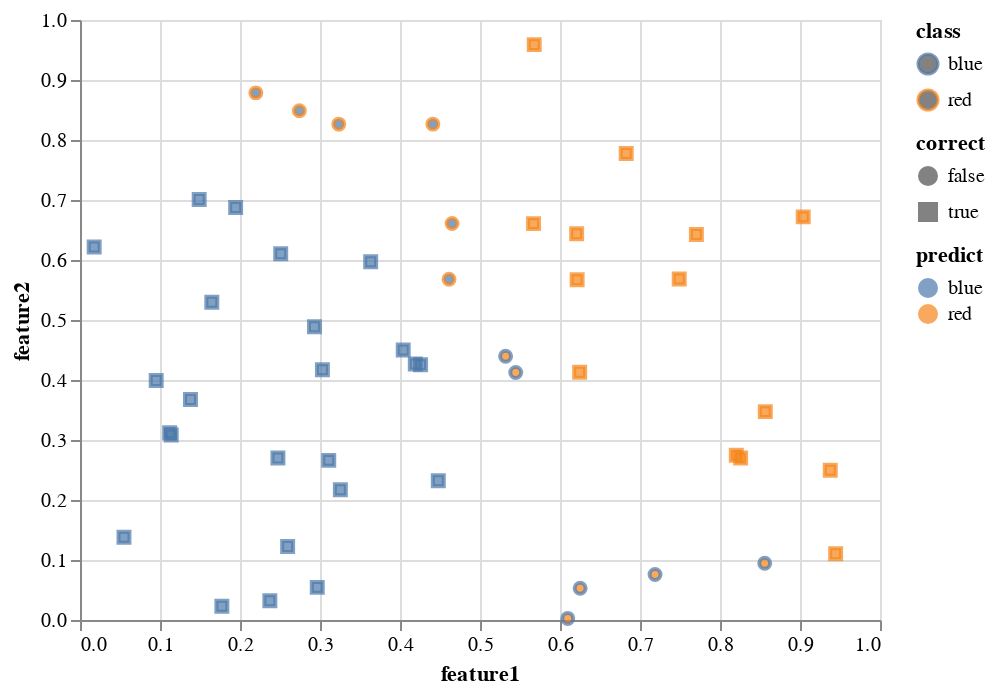

Notebook source saved alongside this figure:
### Markdown cell above
Let us see how well we did. This graph puts everything together.

### Code cell
chart = (alt.Chart(df_test)
    .mark_point()
    .encode(
        x = "feature1",
        y = "feature2",
        color = "class",
        fill = "predict",
        shape = "correct",
        tooltip = ["correct"]
    ))
chart

### Figure 1 — Vega-Lite specification as saved in the notebook (floating-point values rounded to 4 significant figures)
{"config": {"view": {"continuousWidth": 400, "continuousHeight": 300}}, "data": {"name": "data-59c38f32bfee018321cf055e40dc70e7"}, "mark": "point", "encoding": {"color": {"type": "nominal", "field": "class"}, "fill": {"type": "nominal", "field": "predict"}, "shape": {"type": "nominal", "field": "correct"}, "tooltip": [{"type": "nominal", "field": "correct"}], "x": {"type": "quantitative", "field": "feature1"}, "y": {"type": "quantitative", "field": "feature2"}}, "$schema": "https://vega.github.io/schema/vega-lite/v4.8.1.json", "datasets": {"data-59c38f32bfee018321cf055e40dc70e7": [{"class": "blue", "split": "test", "feature1": 0.7188, "feature2": 0.07595, "predict": "red", "correct": false}, {"class": "red", "split": "test", "feature1": 0.4411, "feature2": 0.8264, "predict": "blue", "correct": false}, {"class": "red", "split": "test", "feature1": 0.8203, "feature2": 0.2745, "predict": "red", "correct": true}, {"class": "red", "split": "test", "feature1": 0.6208, "feature2": 0.6437, "predict": "red", "correct": true}, {"class": "blue", "split": "test", "feature1": 0.3634, "feature2": 0.597, "predict": "blue", "correct": true}, {"class": "blue", "split": "test", "feature1": 0.3255, "feature2": 0.2169, "predict": "blue", "correct": true}, {"class": "red", "split": "test", "feature1": 0.4651, "feature2": 0.6608, "predict": "blue", "correct": false}, {"class": "blue", "split": "test", "feature1": 0.1945, "feature2": 0.6875, "predict": "blue", "correct": true}, {"class": "blue", "split": "test", "feature1": 0.2509, "feature2": 0.6106, "predict": "blue", "correct": true}, {"class": "red", "split": "test", "feature1": 0.6214, "feature2": 0.5672, "predict": "red", "correct": true}, {"class": "blue", "split": "test", "feature1": 0.1773, "feature2": 0.02296, "predict": "blue", "correct": true}, {"class": "red", "split": "test", "feature1": 0.749, "feature2": 0.5684, "predict": "red", "correct": true}, {"class": "blue", "split": "test", "feature1": 0.3109, "feature2": 0.266, "predict": "blue", "correct": true}, {"class": "blue", "split": "test", "feature1": 0.4479, "feature2": 0.2321, "predict": "blue", "correct": true}, {"class": "blue", "split": "test", "feature1": 0.2966, "feature2": 0.05437, "predict": "blue", "correct": true}, {"class": "red", "split": "test", "feature1": 0.8566, "feature2": 0.3473, "predict": "red", "correct": true}, {"class": "red", "split": "test", "feature1": 0.2198, "feature2": 0.8786, "predict": "blue", "correct": false}, {"class": "red", "split": "test", "feature1": 0.6246, "feature2": 0.4129, "predict": "red", "correct": true}, {"class": "red", "split": "test", "feature1": 0.6828, "feature2": 0.7774, "predict": "red", "correct": true}, {"class": "blue", "split": "test", "feature1": 0.6252, "feature2": 0.05289, "predict": "red", "correct": false}, {"class": "blue", "split": "test", "feature1": 0.8559, "feature2": 0.0945, "predict": "red", "correct": false}, {"class": "blue", "split": "test", "feature1": 0.05496, "feature2": 0.1379, "predict": "blue", "correct": true}, {"class": "red", "split": "test", "feature1": 0.5669, "feature2": 0.6606, "predict": "red", "correct": true}, {"class": "red", "split": "test", "feature1": 0.7705, "feature2": 0.6426, "predict": "red", "correct": true}, {"class": "blue", "split": "test", "feature1": 0.1121, "feature2": 0.312, "predict": "blue", "correct": true}, {"class": "blue", "split": "test", "feature1": 0.1381, "feature2": 0.3673, "predict": "blue", "correct": true}, {"class": "red", "split": "test", "feature1": 0.9446, "feature2": 0.1106, "predict": "red", "correct": true}, {"class": "blue", "split": "test", "feature1": 0.6097, "feature2": 0.002666, "predict": "red", "correct": false}, {"class": "blue", "split": "test", "feature1": 0.4257, "feature2": 0.4256, "predict": "blue", "correct": true}, {"class": "red", "split": "test", "feature1": 0.4613, "feature2": 0.568, "predict": "blue", "correct": false}, {"class": "blue", "split": "test", "feature1": 0.4191, "feature2": 0.4268, "predict": "blue", "correct": true}, {"class": "blue", "split": "test", "feature1": 0.2373, "feature2": 0.03217, "predict": "blue", "correct": true}, {"class": "blue", "split": "test", "feature1": 0.09523, "feature2": 0.3993, "predict": "blue", "correct": true}, {"class": "red", "split": "test", "feature1": 0.2742, "feature2": 0.8488, "predict": "blue", "correct": false}, {"class": "blue", "split": "test", "feature1": 0.5447, "feature2": 0.4126, "predict": "red", "correct": false}, {"class": "red", "split": "test", "feature1": 0.3235, "feature2": 0.8264, "predict": "blue", "correct": false}, {"class": "red", "split": "test", "feature1": 0.904, "feature2": 0.6719, "predict": "red", "correct": true}, {"class": "blue", "split": "test", "feature1": 0.2931, "feature2": 0.4887, "predict": "blue", "correct": true}, {"class": "blue", "split": "test", "feature1": 0.2474, "feature2": 0.2701, "predict": "blue", "correct": true}, {"class": "red", "split": "test", "feature1": 0.8258, "feature2": 0.2699, "predict": "red", "correct": true}, {"class": "blue", "split": "test", "feature1": 0.01774, "feature2": 0.6218, "predict": "blue", "correct": true}, {"class": "blue", "split": "test", "feature1": 0.1141, "feature2": 0.3082, "predict": "blue", "correct": true}, {"class": "blue", "split": "test", "feature1": 0.303, "feature2": 0.4171, "predict": "blue", "correct": true}, {"class": "blue", "split": "test", "feature1": 0.1648, "feature2": 0.5295, "predict": "blue", "correct": true}, {"class": "blue", "split": "test", "feature1": 0.404, "feature2": 0.4499, "predict": "blue", "correct": true}, {"class": "blue", "split": "test", "feature1": 0.2595, "feature2": 0.1226, "predict": "blue", "correct": true}, {"class": "red", "split": "test", "feature1": 0.9378, "feature2": 0.2496, "predict": "red", "correct": true}, {"class": "blue", "split": "test", "feature1": 0.149, "feature2": 0.7009, "predict": "blue", "correct": true}, {"class": "blue", "split": "test", "feature1": 0.532, "feature2": 0.4395, "predict": "red", "correct": false}, {"class": "red", "split": "test", "feature1": 0.5678, "feature2": 0.959, "predict": "red", "correct": true}]}}
